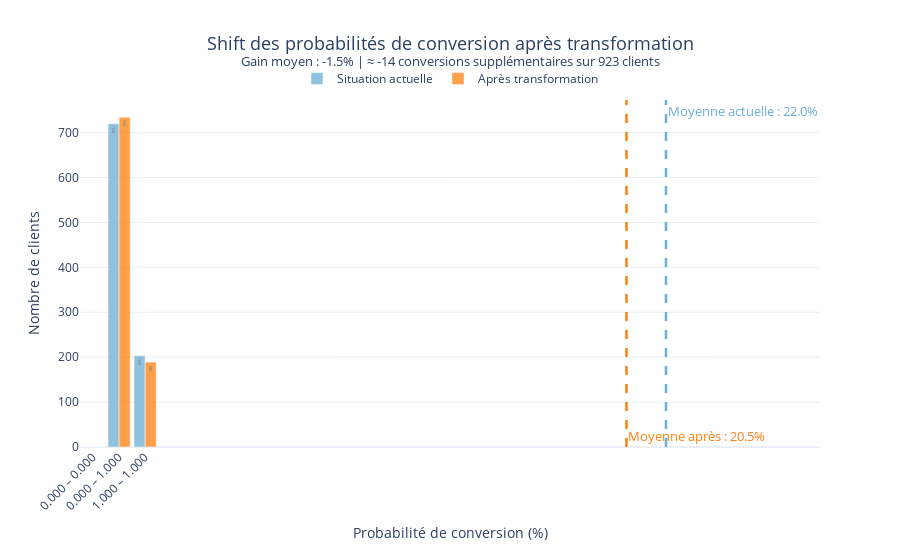

Source (notebook cell):
### Code cell
comparison_df = simulate_cross_sell_conversion_shift(df_sim, model)

### Figure 1 — Plotly figure (JSON) as saved in the notebook; plotly's stock layout.template omitted (floating-point values rounded to 4 significant figures)
{"data": [{"hovertemplate": "%{x}<br>Clients: %{y}<extra></extra>", "marker": {"color": "#6baed6"}, "name": "Situation actuelle", "opacity": 0.75, "text": [0.0, 0.0, 0.0, 0.0, 0.0, 0.0, 0.0, 720.0, 0.0, 203.0], "textposition": "auto", "type": "bar", "x": ["0.000 – 0.000", "0.000 – 0.000", "0.000 – 0.000", "0.000 – 0.000", "0.000 – 0.000", "0.000 – 0.000", "0.000 – 0.000", "0.000 – 1.000", "1.000 – 1.000", "1.000 – 1.000"], "y": [0, 0, 0, 0, 0, 0, 0, 720, 0, 203]}, {"hovertemplate": "%{x}<br>Clients: %{y}<extra></extra>", "marker": {"color": "#ff7f0e"}, "name": "Après transformation", "opacity": 0.75, "text": [0.0, 0.0, 0.0, 0.0, 0.0, 0.0, 0.0, 734.0, 0.0, 189.0], "textposition": "auto", "type": "bar", "x": ["0.000 – 0.000", "0.000 – 0.000", "0.000 – 0.000", "0.000 – 0.000", "0.000 – 0.000", "0.000 – 0.000", "0.000 – 0.000", "0.000 – 1.000", "1.000 – 1.000", "1.000 – 1.000"], "y": [0, 0, 0, 0, 0, 0, 0, 734, 0, 189]}], "layout": {"annotations": [{"font": {"color": "#6baed6", "size": 13}, "showarrow": false, "text": "Moyenne actuelle : 22.0%", "x": 21.99, "xanchor": "left", "xref": "x", "y": 1, "yanchor": "top", "yref": "y domain"}, {"font": {"color": "#ff7f0e", "size": 13}, "showarrow": false, "text": "Moyenne après : 20.5%", "x": 20.48, "xanchor": "left", "xref": "x", "y": 0, "yanchor": "bottom", "yref": "y domain"}], "bargap": 0.15, "font": {"size": 12}, "height": 550, "hovermode": "x unified", "legend": {"orientation": "h", "x": 0.5, "xanchor": "center", "y": 1.02, "yanchor": "bottom"}, "shapes": [{"line": {"color": "#6baed6", "dash": "dash", "width": 2.5}, "type": "line", "x0": 21.99, "x1": 21.99, "xref": "x", "y0": 0, "y1": 1, "yref": "y domain"}, {"line": {"color": "#ff7f0e", "dash": "dash", "width": 2.5}, "type": "line", "x0": 20.48, "x1": 20.48, "xref": "x", "y0": 0, "y1": 1, "yref": "y domain"}], "title": {"font": {"size": 18}, "text": "Shift des probabilités de conversion après transformation<br><sup>Gain moyen : -1.5% | ≈ -14 conversions supplémentaires sur 923 clients</sup>", "x": 0.5}, "width": 900, "xaxis": {"tickangle": -45, "title": {"text": "Probabilité de conversion (%)"}}, "yaxis": {"title": {"text": "Nombre de clients"}}}}
